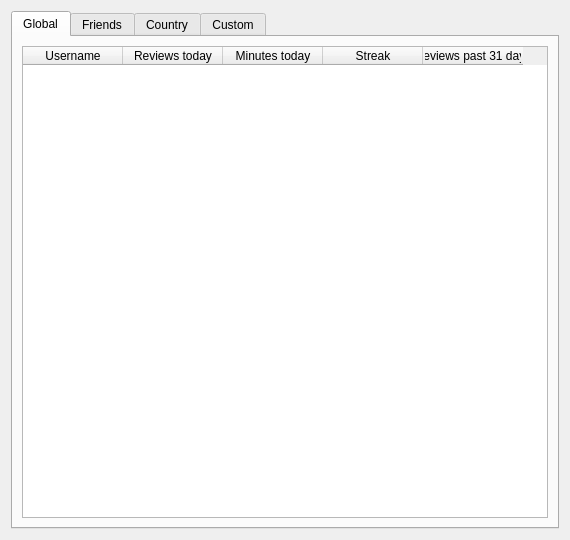
<?xml version="1.0" encoding="UTF-8"?>
<ui version="4.0">
 <class>dialog</class>
 <widget class="QDialog" name="dialog">
  <property name="geometry">
   <rect>
    <x>0</x>
    <y>0</y>
    <width>570</width>
    <height>540</height>
   </rect>
  </property>
  <property name="windowTitle">
   <string>Leaderboard</string>
  </property>
  <property name="windowIcon">
   <iconset resource="icons.qrc">
    <normaloff>:/icons/krone.png</normaloff>:/icons/krone.png</iconset>
  </property>
  <layout class="QVBoxLayout" name="verticalLayout_5">
   <item>
    <widget class="QTabWidget" name="Parent">
     <property name="currentIndex">
      <number>0</number>
     </property>
     <widget class="QWidget" name="tab">
      <attribute name="title">
       <string>Global</string>
      </attribute>
      <layout class="QVBoxLayout" name="verticalLayout_2">
       <item>
        <widget class="QTableWidget" name="Global_Leaderboard">
         <property name="autoFillBackground">
          <bool>false</bool>
         </property>
         <property name="sizeAdjustPolicy">
          <enum>QAbstractScrollArea::AdjustToContentsOnFirstShow</enum>
         </property>
         <property name="showGrid">
          <bool>false</bool>
         </property>
         <property name="sortingEnabled">
          <bool>true</bool>
         </property>
         <attribute name="verticalHeaderShowSortIndicator" stdset="0">
          <bool>false</bool>
         </attribute>
         <column>
          <property name="text">
           <string>Username</string>
          </property>
         </column>
         <column>
          <property name="text">
           <string>Reviews today</string>
          </property>
         </column>
         <column>
          <property name="text">
           <string>Minutes today</string>
          </property>
         </column>
         <column>
          <property name="text">
           <string>Streak</string>
          </property>
         </column>
         <column>
          <property name="text">
           <string>Reviews past 31 days</string>
          </property>
         </column>
        </widget>
       </item>
      </layout>
     </widget>
     <widget class="QWidget" name="tab_2">
      <attribute name="title">
       <string>Friends</string>
      </attribute>
      <layout class="QVBoxLayout" name="verticalLayout_3">
       <item>
        <widget class="QTableWidget" name="Friends_Leaderboard">
         <property name="showGrid">
          <bool>false</bool>
         </property>
         <property name="sortingEnabled">
          <bool>true</bool>
         </property>
         <column>
          <property name="text">
           <string>Username</string>
          </property>
         </column>
         <column>
          <property name="text">
           <string>Reviews today</string>
          </property>
         </column>
         <column>
          <property name="text">
           <string>Minutes today</string>
          </property>
         </column>
         <column>
          <property name="text">
           <string>Streak</string>
          </property>
         </column>
         <column>
          <property name="text">
           <string>Reviews past 31 days</string>
          </property>
         </column>
        </widget>
       </item>
      </layout>
     </widget>
     <widget class="QWidget" name="tab_3">
      <attribute name="title">
       <string>Country</string>
      </attribute>
      <layout class="QVBoxLayout" name="verticalLayout_4">
       <item>
        <widget class="QTableWidget" name="Country_Leaderboard">
         <property name="showGrid">
          <bool>false</bool>
         </property>
         <property name="sortingEnabled">
          <bool>true</bool>
         </property>
         <column>
          <property name="text">
           <string>Username</string>
          </property>
         </column>
         <column>
          <property name="text">
           <string>Reviews today</string>
          </property>
         </column>
         <column>
          <property name="text">
           <string>Minutes today</string>
          </property>
         </column>
         <column>
          <property name="text">
           <string>Streak</string>
          </property>
         </column>
         <column>
          <property name="text">
           <string>Reviews past 31 days</string>
          </property>
         </column>
        </widget>
       </item>
      </layout>
     </widget>
     <widget class="QWidget" name="tab_4">
      <attribute name="title">
       <string>Custom</string>
      </attribute>
      <layout class="QVBoxLayout" name="verticalLayout">
       <item>
        <widget class="QTableWidget" name="Custom_Leaderboard">
         <property name="showGrid">
          <bool>false</bool>
         </property>
         <property name="sortingEnabled">
          <bool>true</bool>
         </property>
         <column>
          <property name="text">
           <string>Username</string>
          </property>
         </column>
         <column>
          <property name="text">
           <string>Reviews today</string>
          </property>
         </column>
         <column>
          <property name="text">
           <string>Minutes today</string>
          </property>
         </column>
         <column>
          <property name="text">
           <string>Streak</string>
          </property>
         </column>
         <column>
          <property name="text">
           <string>Reviews past 31 days</string>
          </property>
         </column>
        </widget>
       </item>
      </layout>
     </widget>
    </widget>
   </item>
  </layout>
 </widget>
 <resources>
  <include location="icons.qrc"/>
 </resources>
 <connections/>
</ui>
